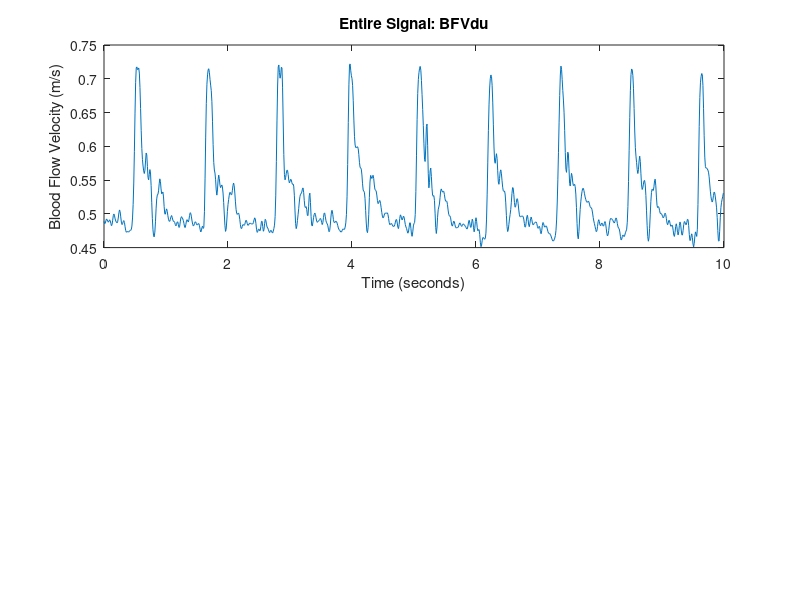

Recreate this plot in MATLAB. (Note: this script raises an error after producing the figure.)
clc;
clear;
close all;

% load data
load('BFVdata_assignment3.mat');

% get time vector for plotting
N = length(BFVdu);
t = (0:N-1)/BFV_Fs;

% plot the signal
figure;
subplot(2,1,1);
plot(t, BFVdu);
title('Entire Signal: BFVdu');
xlabel('Time (seconds)');
ylabel('Blood Flow Velocity (m/s)');

% compute and plot magnitude spectrum
[Mx_BFVdu, phx_BFVdu, f_BFVdu] = fourier_dt(BFVdu, BFV_Fs, 'full');
subplot(2,1,2);
plot(f_BFVdu, Mx_BFVdu);
title('Magnitude Spectrum: BFVdu');
xlabel('Frequency (Hz)');
ylabel('Magnitude');